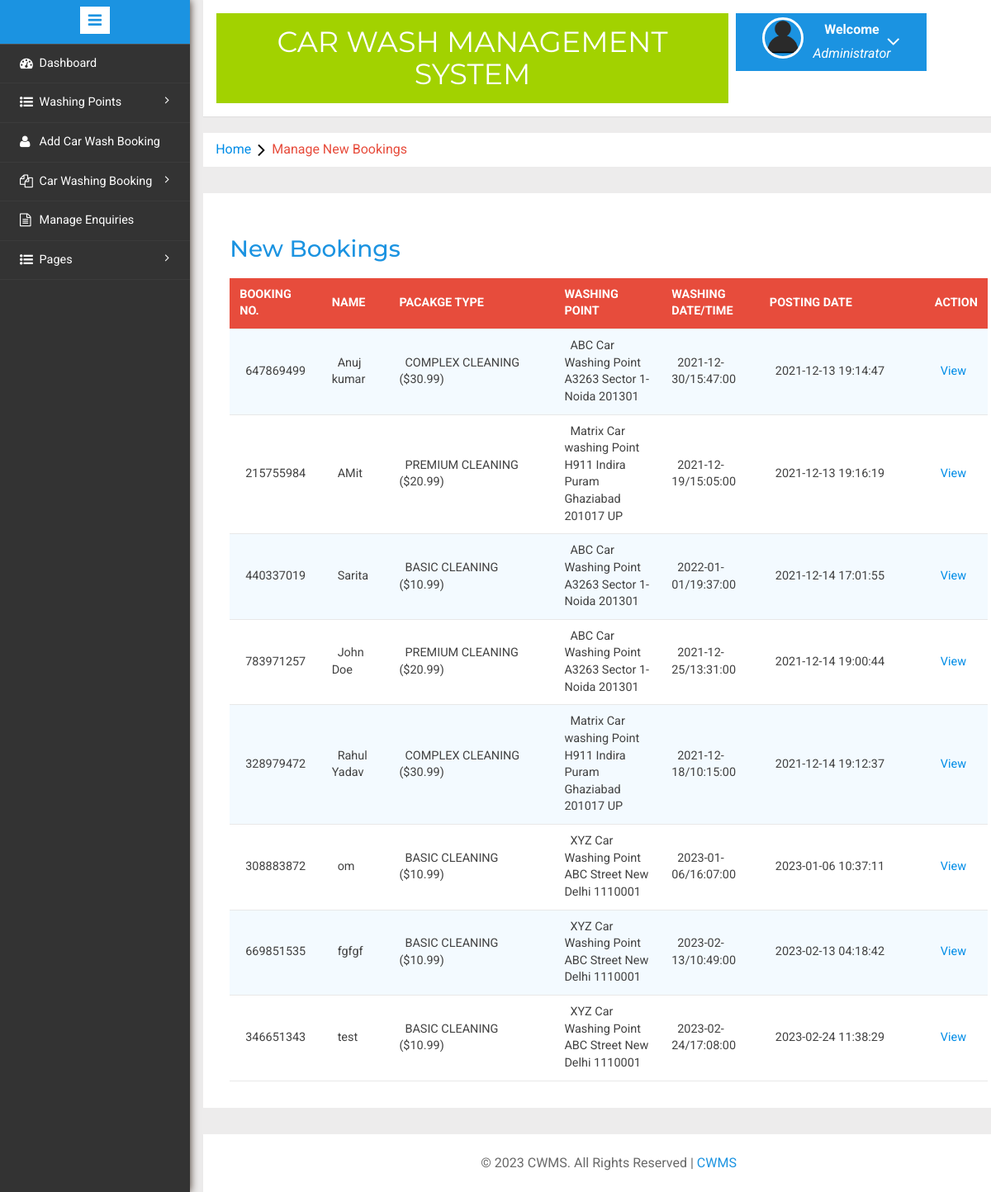
The page /admin/new-booking.php (signed in) on the database its author committed.
### tables this page shows
CREATE TABLE `carwashbooking` (
  `id` int(11) NOT NULL,
  `bookingId` bigint(10) DEFAULT NULL,
  `packageType` varchar(120) DEFAULT NULL,
  `carWashPoint` int(11) DEFAULT NULL,
  `fullName` varchar(150) DEFAULT NULL,
  `mobileNumber` bigint(12) DEFAULT NULL,
  `washDate` date DEFAULT NULL,
  `washTime` time DEFAULT NULL,
  `message` mediumtext DEFAULT NULL,
  `status` varchar(120) DEFAULT NULL,
  `adminRemark` mediumtext DEFAULT NULL,
  `paymentMode` varchar(120) DEFAULT NULL,
  `txnNumber` varchar(120) DEFAULT NULL,
  `postingDate` timestamp NULL DEFAULT current_timestamp(),
  `lastUpdationDate` timestamp NULL DEFAULT NULL ON UPDATE current_timestamp()
);

CREATE TABLE `washingpoints` (
  `id` int(11) NOT NULL,
  `washingPointName` varchar(255) DEFAULT NULL,
  `washingPointAddress` varchar(255) DEFAULT NULL,
  `contactNumber` bigint(20) DEFAULT NULL,
  `creationDate` timestamp NOT NULL DEFAULT current_timestamp()
);

### admin/new-booking.php (the view, shortened to what this page needs)
<?php
include('includes/config.php');
if(strlen($_SESSION['alogin'])==0)
	{
header('location:index.php');
}
else{
	?>
<!DOCTYPE HTML>
<html>
<head>
<link href="css/bootstrap.min.css" rel='stylesheet' type='text/css' />
<link href="css/style.css" rel='stylesheet' type='text/css' />
<link rel="stylesheet" href="css/morris.css" type="text/css"/>
<link href="css/font-awesome.css" rel="stylesheet">
<link rel="stylesheet" type="text/css" href="css/table-style.css" />
<link rel="stylesheet" type="text/css" href="css/basictable.css" />
<link rel="stylesheet" href="css/icon-font.min.css" type='text/css' />
</head>
<body>
   <div class="page-container">
<div class="left-content">
	   <div class="mother-grid-inner">
				<?php include('includes/header.php');?>
				</div>
<ol class="breadcrumb">
                <li class="breadcrumb-item"><a href="dashboard.php">Home</a><i class="fa fa-angle-right"></i>Manage New Bookings</li>
            </ol>
<div class="agile-grids">
				<div class="agile-tables">
					<div class="w3l-table-info">
					  <h2>New Bookings</h2>
					    <table id="table">
						<thead>
						  <tr>
						  <th>Booking No.</th>
							<th>Name</th>
							<th width="200">Pacakge Type</th>
							<th>Washing Point </th>
							<th>Washing Date/Time </th>
							<th width="200">Posting date </th>
							<th>Action </th>
						  </tr>
						</thead>
						<tbody>
<?php $sql = "SELECT *,carwashbooking.id as bid from carwashbooking
join washingpoints on washingpoints.id=carwashbooking.carWashPoint
 where status='New'";
$query = $dbh -> prepare($sql);
$query->execute();
$results=$query->fetchAll(PDO::FETCH_OBJ);
if($query->rowCount() > 0)
{
foreach($results as $result)
{				?>
						  <tr>
							<td><?php echo htmlentities($result->bookingId);?></td>
							<td><?php echo htmlentities($result->fullName);?></td>
								<td width="50">
								<?php $ptype=$result->packageType;
if($ptype==1): echo "BASIC CLEANING ($10.99)";endif;
if($ptype==2): echo "PREMIUM CLEANING ($20.99)";endif;
if($ptype==3): echo "COMPLEX CLEANING ($30.99)";endif;
							?></td>
							<td><?php echo htmlentities($result->washingPointName	);?><br />
								<?php echo htmlentities($result->washingPointAddress);?></td>
							<td><?php echo htmlentities($result->washDate."/".$result->washTime);?></td>
								<td><?php echo htmlentities($result->postingDate);?></td>
<td><a href="booking-details.php?bid=<?php echo htmlentities($result->bid);?>&&bookingid=<?php echo htmlentities($result->bookingId);?>">View</a>
</td>
<?php } ?>
</tr>
						 <?php } else { ?>
						 	<tr>
						 		<td colspan="6" style="color:red;">No Record found</td>
						 	</tr>
						 <?php } ?>
						</tbody>
					  </table>
					</div>
			</div>
<?php include('includes/footer.php');?>
</div>
</div>
						<?php include('includes/sidebarmenu.php');?>
							</div>
</body>
</html>
<?php } ?>

### admin/css/table-style.css (style rules this page uses)
table { background: white; border-collapse: collapse; margin: 1.25em 0 0; width: 100%; }
table tr, table th, table td { border: none; border-bottom: 1px solid #e8e8e8; font-size: .95em; }
table th, table td { padding: 10px 12px; text-align: left; }
table th { background: #e74c3c; color: #fff; text-transform: uppercase; }
table tr td { background: #f3faff; color: #424242; }
table tr:nth-of-type(2n+2) td { background: #ffffff; }
table { width: 100%; }

### rows shown on the page
carwashbooking: bookingId "647869499", fullName "Anuj kumar", packageType "COMPLEX CLEANING ($30.99)", carWashPoint.washingPointName "ABC Car Washing Point", carWashPoint.washingPointAddress "A3263 Sector 1- Noida 201301", washDate+washTime "2021-12-30/15:47:00", postingDate "2021-12-13 19:14:47"
carwashbooking: bookingId "215755984", fullName "AMit", packageType "PREMIUM CLEANING ($20.99)", carWashPoint.washingPointName "Matrix Car washing Point", carWashPoint.washingPointAddress "H911 Indira Puram Ghaziabad 201017 UP", washDate+washTime "2021-12-19/15:05:00", postingDate "2021-12-13 19:16:19"
carwashbooking: bookingId "440337019", fullName "Sarita", packageType "BASIC CLEANING ($10.99)", carWashPoint.washingPointName "ABC Car Washing Point", carWashPoint.washingPointAddress "A3263 Sector 1- Noida 201301", washDate+washTime "2022-01-01/19:37:00", postingDate "2021-12-14 17:01:55"
carwashbooking: bookingId "783971257", fullName "John Doe", packageType "PREMIUM CLEANING ($20.99)", carWashPoint.washingPointName "ABC Car Washing Point", carWashPoint.washingPointAddress "A3263 Sector 1- Noida 201301", washDate+washTime "2021-12-25/13:31:00", postingDate "2021-12-14 19:00:44"
carwashbooking: bookingId "328979472", fullName "Rahul Yadav", packageType "COMPLEX CLEANING ($30.99)", carWashPoint.washingPointName "Matrix Car washing Point", carWashPoint.washingPointAddress "H911 Indira Puram Ghaziabad 201017 UP", washDate+washTime "2021-12-18/10:15:00", postingDate "2021-12-14 19:12:37"
carwashbooking: bookingId "308883872", fullName "om", packageType "BASIC CLEANING ($10.99)", carWashPoint.washingPointName "XYZ Car Washing Point", carWashPoint.washingPointAddress "ABC Street New Delhi 1110001", washDate+washTime "2023-01-06/16:07:00", postingDate "2023-01-06 10:37:11"
carwashbooking: bookingId "669851535", fullName "fgfgf", packageType "BASIC CLEANING ($10.99)", carWashPoint.washingPointName "XYZ Car Washing Point", carWashPoint.washingPointAddress "ABC Street New Delhi 1110001", washDate+washTime "2023-02-13/10:49:00", postingDate "2023-02-13 04:18:42"
carwashbooking: bookingId "346651343", fullName "test", packageType "BASIC CLEANING ($10.99)", carWashPoint.washingPointName "XYZ Car Washing Point", carWashPoint.washingPointAddress "ABC Street New Delhi 1110001", washDate+washTime "2023-02-24/17:08:00", postingDate "2023-02-24 11:38:29"
